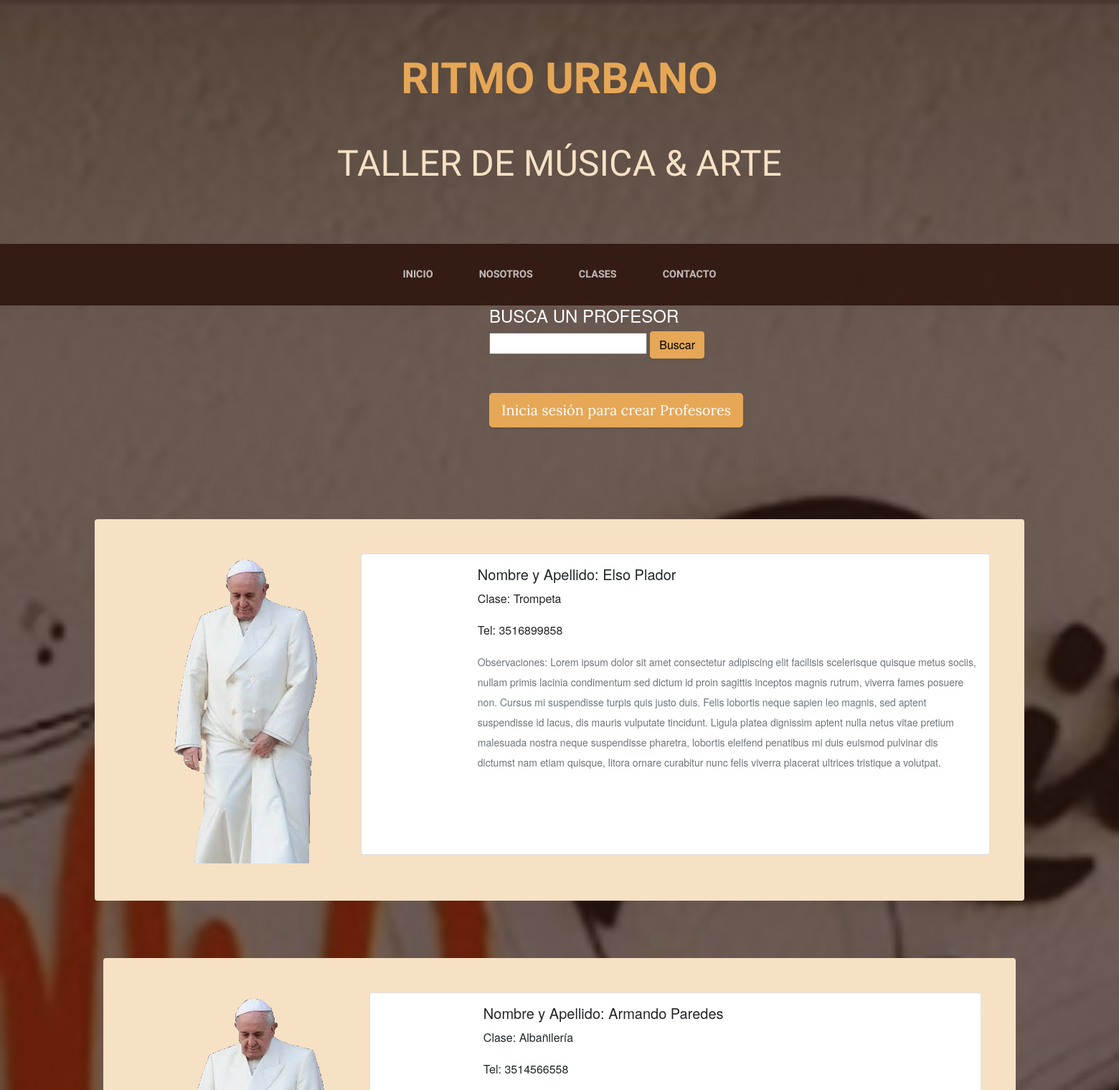
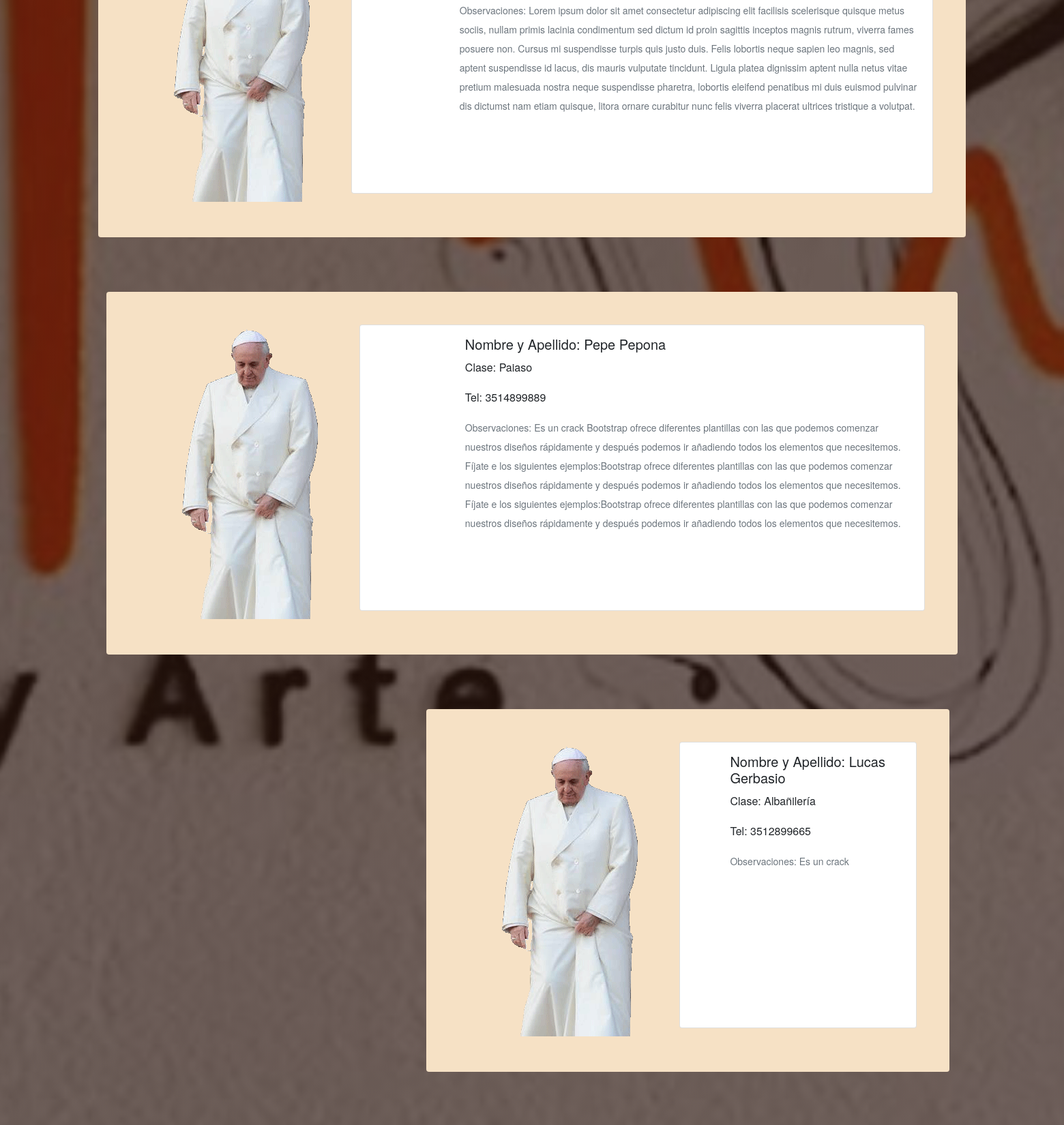
The app's page /profesor (upper part) with its own data (2 pictures, top to bottom).
### AppRitmoUrbano/models.py (models this page shows, shortened)
class Profesor(models.Model):
    imagen = models.ImageField(upload_to='media\media\profesores', null=True, blank = True)
    nombre = models.CharField(max_length=40)
    apellido = models.CharField(max_length=40)
    curso = models.CharField(max_length=40)
    email = models.EmailField
    telefono = models.IntegerField()
    observaciones = models.TextField()

### AppRitmoUrbano/views.py (the view)
# urls.py: path('profesor',views.leerProfesor, name="LeerProfesor"),
def leerProfesor(request):
    profesor = Profesor.objects.all()
    contexto= {"profesor":profesor}
    return render(request, "AppRitmoUrbano/leerprofesor.html", contexto)

### AppRitmoUrbano/templates/AppRitmoUrbano/leerprofesor.html
{% extends "AppRitmoUrbano/inicio.html" %}
{% load static %}
{% block contenidoQueCambia %}
    <div class="content container">
        <div class="row">
            <div class="col-md-48 offset-md-5">
        <div class="col-xl-3">
            <h4 style="font-family: montserrat extrabold, helvetica neue, open sans, source Sans pro ; color: white">BUSCA UN PROFESOR</h4>
            <form action="resultadoBusqueda2" method="POST">{% csrf_token %}
                <input type="text" name="query" required>
                <input style= "font-family: montserrat extrabold, helvetica neue, open sans, source sans pro" class=" col-auto btn btn-primary btn-sg" type="submit" value="Buscar">
            </form>
        </div>
    <br><br>
    {% if request.user.is_authenticated %}
        <a href={% url 'ProfesorFormulario' %}><button class=" col-auto btn btn-primary btn-lg" style="font-family: montserrat extrabold, helvetica neue, open sans, source Sans pro">Agregar nuevo Profesor</button></a>
    {% else %}
        <a href={% url 'Login' %} class=" col-auto btn btn-primary btn-lg" style="color: white;">Inicia sesión para crear Profesores</a>
    {% endif %}
    </div>
        </div>
            </div>
    <br><br>
    {% for p in profesor %}
    <section class="page-section">
        <div class="container">
            <div class="product-item">
                <div class="product-item-title d-flex">
                            <div class="bg-faded p-5 d-flex ms-auto rounded">
                            <img src="{{p.imagen.url}}" class="product-item-img mx-auto d-flex rounded img-fluid mb-4 mb-lg-1" alt="...">
            <div class="card mb-3">
                <div class="row g-0">
                  <div class="col-md-2">
                  </div>
                  <div class="col-md-10">
                    <div class="card-body">
                        <h5 class="card-title" style= "font-family: montserrat semibold, helvetica neue, open sans, source sans pro">Nombre y Apellido: {{p.nombre}} {{p.apellido}}</h5>
                        <p class="card-text" style= "font-family: montserrat, helvetica neue, open sans, source sans pro">Clase: {{p.curso}}</p>
                        <p class="card-text" style= "font-family: montserrat, helvetica neue, open sans, source sans pro">Tel: {{p.telefono}}</p>
                        <p class="card-text" style= "font-family: montserrat, helvetica neue, open sans, source sans pro"><small class="text-muted">Observaciones: {{p.observaciones}}</small></p>
                    </div>
                  </div>
                </div>
            </div>
        </div>
            </div>
    <br>
    <br>
    {% endfor %}
{% endblock %}

### records on screen
Profesor: imagen (picture), nombre "Elso", apellido "Plador", curso "Trompeta", telefono "3516899858", observaciones "Lorem ipsum dolor sit amet consectetur adipiscing elit facilisis scelerisque quisque metus sociis, nullam primis lacinia condimentum sed dictum id proin sagittis inceptos magnis rutrum, viverra fames posuere non. Cursus mi suspendisse turpis quis justo duis. Felis lobortis neque sapien leo magnis, sed aptent suspendisse id lacus, dis mauris vulputate tincidunt. Ligula platea dignissim aptent nulla netus vitae pretium malesuada nostra neque suspendisse pharetra, lobortis eleifend penatibus mi duis euismod pulvinar dis dictumst nam etiam quisque, litora ornare curabitur nunc felis viverra placerat ultrices tristique a volutpat."
Profesor: imagen (picture), nombre "Armando", apellido "Paredes", curso "Albañilería", telefono "3514566558", observaciones "Lorem ipsum dolor sit amet consectetur adipiscing elit facilisis scelerisque quisque metus sociis, nullam primis lacinia condimentum sed dictum id proin sagittis inceptos magnis rutrum, viverra fames posuere non. Cursus mi suspendisse turpis quis justo duis. Felis lobortis neque sapien leo magnis, sed aptent suspendisse id lacus, dis mauris vulputate tincidunt. Ligula platea dignissim aptent nulla netus vitae pretium malesuada nostra neque suspendisse pharetra, lobortis eleifend penatibus mi duis euismod pulvinar dis dictumst nam etiam quisque, litora ornare curabitur nunc felis viverra placerat ultrices tristique a volutpat."
Profesor: imagen (picture), nombre "Pepe", apellido "Pepona", curso "Paiaso", telefono "3514899889", observaciones "Es un crack Bootstrap ofrece diferentes plantillas con las que podemos comenzar nuestros diseños rápidamente y después podemos ir añadiendo todos los elementos que necesitemos. Fíjate e los siguientes ejemplos:Bootstrap ofrece diferentes plantillas con las que podemos comenzar nuestros diseños rápidamente y después podemos ir añadiendo todos los elementos que necesitemos. Fíjate e los siguientes ejemplos:Bootstrap ofrece diferentes plantillas con las que podemos comenzar nuestros diseños rápidamente y después podemos ir añadiendo todos los elementos que necesitemos."
Profesor: imagen (picture), nombre "Lucas", apellido "Gerbasio", curso "Albañilería", telefono "3512899665", observaciones "Es un crack"
